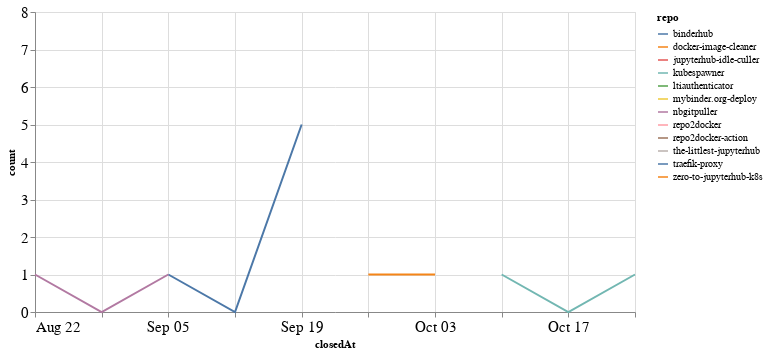

This figure's notebook cell:
### Code cell
closed_by_time = closed_by.groupby('repo').resample('W', on='closedAt').count()['author'].reset_index()
closed_by_time = closed_by_time.rename(columns={'author': 'count'})

alt.Chart(closed_by_time, width=600).mark_line().encode(
    x='closedAt',
    y='count',
    color='repo',
    tooltip="repo"
)

### Figure 1 — Vega-Lite specification as saved in the notebook (floating-point values rounded to 4 significant figures)
{"config": {"axisLeft": {"labelFontSize": 15}, "axisBottom": {"labelFontSize": 15}}, "data": {"name": "data-19b34beaefb7f8d4872d04cb0fba5e0d"}, "mark": "line", "encoding": {"color": {"type": "nominal", "field": "repo"}, "tooltip": {"type": "nominal", "field": "repo"}, "x": {"type": "temporal", "field": "closedAt"}, "y": {"type": "quantitative", "field": "count"}}, "width": 600, "$schema": "https://vega.github.io/schema/vega-lite/v4.8.1.json", "datasets": {"data-19b34beaefb7f8d4872d04cb0fba5e0d": [{"repo": "binderhub", "closedAt": "2021-09-05T00:00:00", "count": 1}, {"repo": "binderhub", "closedAt": "2021-09-12T00:00:00", "count": 0}, {"repo": "binderhub", "closedAt": "2021-09-19T00:00:00", "count": 5}, {"repo": "docker-image-cleaner", "closedAt": "2021-09-19T00:00:00", "count": 2}, {"repo": "jupyterhub-idle-culler", "closedAt": "2021-09-26T00:00:00", "count": 1}, {"repo": "kubespawner", "closedAt": "2021-10-10T00:00:00", "count": 1}, {"repo": "kubespawner", "closedAt": "2021-10-17T00:00:00", "count": 0}, {"repo": "kubespawner", "closedAt": "2021-10-24T00:00:00", "count": 1}, {"repo": "ltiauthenticator", "closedAt": "2021-09-05T00:00:00", "count": 1}, {"repo": "mybinder.org-deploy", "closedAt": "2021-10-24T00:00:00", "count": 1}, {"repo": "nbgitpuller", "closedAt": "2021-08-22T00:00:00", "count": 1}, {"repo": "nbgitpuller", "closedAt": "2021-08-29T00:00:00", "count": 0}, {"repo": "nbgitpuller", "closedAt": "2021-09-05T00:00:00", "count": 1}, {"repo": "repo2docker", "closedAt": "2021-09-05T00:00:00", "count": 1}, {"repo": "repo2docker-action", "closedAt": "2021-09-19T00:00:00", "count": 1}, {"repo": "the-littlest-jupyterhub", "closedAt": "2021-10-24T00:00:00", "count": 8}, {"repo": "traefik-proxy", "closedAt": "2021-10-24T00:00:00", "count": 3}, {"repo": "zero-to-jupyterhub-k8s", "closedAt": "2021-09-26T00:00:00", "count": 1}, {"repo": "zero-to-jupyterhub-k8s", "closedAt": "2021-10-03T00:00:00", "count": 1}]}}
